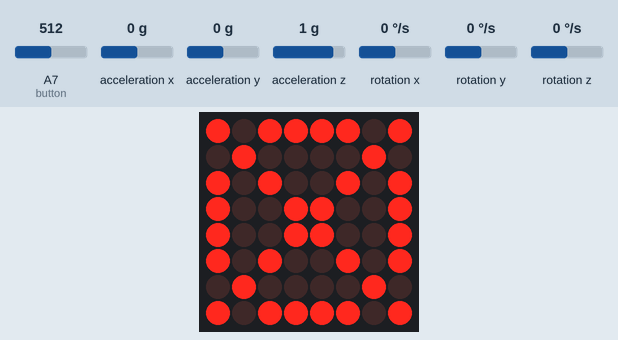
Recording of a sketch running on a simulated Arduino Nano, built with avr-gcc and run on an emulated ATmega328P. Shown: 8×8 LED matrix. Wiring (inferred from the names in the program): LED matrix (orientation assumed): rows pin 9, pin 7, pin 2, pin 8, pin 12, pin 3, A2, A1; columns pin 6, A3, pin 13, pin 11, A0, pin 10, pin 5, pin 4. Inputs (shaded band) come from the test bench; at power-on: rotation z 0 °/s, acceleration x 0 g, acceleration y 0 g, acceleration z 1 g, A7 (button) = 512, rotation x 0 °/s, rotation y 0 °/s. The sensor or clock chip raises its interrupt line as the real part does; random numbers use the default seed unless the sketch sets one.

Above: at 1.7 s.
1.8 s: rotation z set to -192 °/s
At 3.26 s:
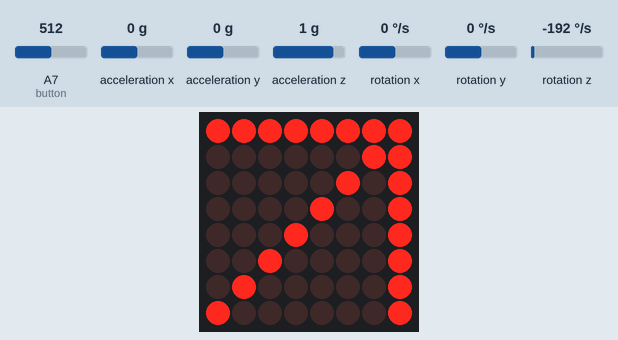
4.8 s: acceleration x set to -1.4 g
At 6.5 s:
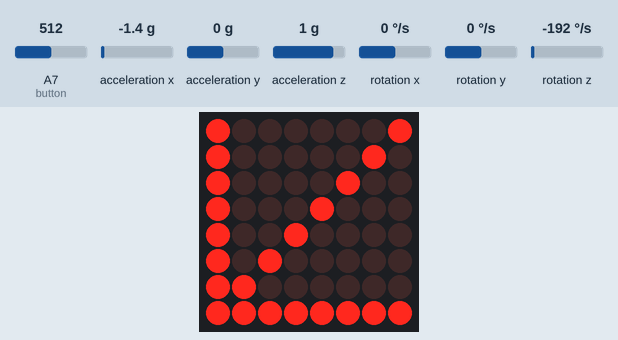
7.8 s: acceleration y set to -1.4 g
At 8.6 s:
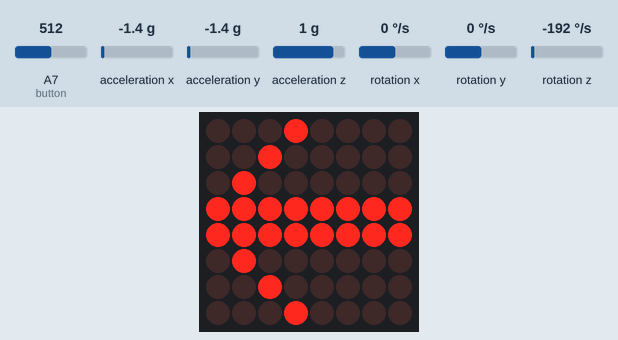
10.3 s: acceleration z set to -0.1 g
13.3 s: acceleration y set to 0 g
At 14.1 s:
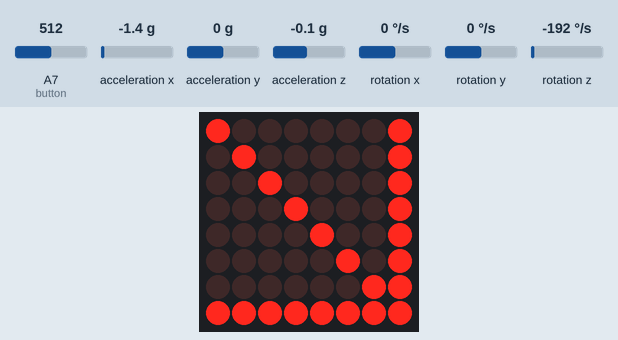
16.3 s: rotation z set to 192 °/s
Timing chart, 0 to 19.3 s (numbered marks = the images above; inputs shaded):
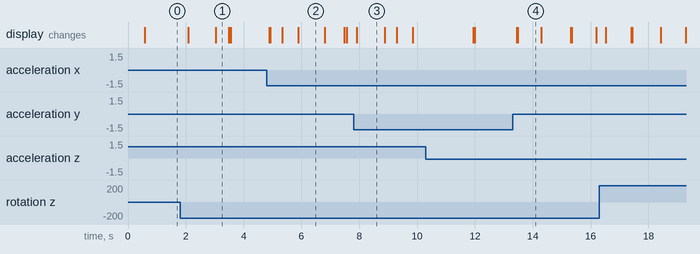

Measured:
- what the display in image 1 shows lasts 0.5 s, from 3.0 s to 3.5 s
- what the display in image 2 shows lasts 0.9 s, from 5.9 s to 6.8 s
- what the display in image 3 shows lasts 1.0 s, from 7.9 s to 8.9 s
- what the display in image 4 shows lasts 0.8 s, from 13.5 s to 14.3 s

The sketch:

GhostHunterGame.ino
```cpp
#include "I2Cdev.h"
#include "MPU6050_6Axis_MotionApps20.h"
#include "Wire.h"

// LED and button tracking variables
const int col[8]              = {6, A3, 13, 11, A0, 10, 5, 4};
const int row[8]              = {9, 7, 2, 8, 12, 3, A2, A1};
int button                    = A7;
uint8_t bitmap[8]             = {0,0,0,0,0,0,0,0};

/*
------------------------------------
BITMAP DEFINITIONS
------------------------------------
*/

/* Yes, this is long and stupid. The alternative is putting each
of these into hex (not doing that because I want it to be clear
what each of these bitmaps is actually drawing) or turning each
of these into their own functions, which takes even more lines.
Normally I'd put this into another file to not clog my main one,
but I want to make this a single code file for ease of use. */
// Byte array with major graphic screens
uint8_t graphicOptions[13][8] = {{0b01111110, // 0 Target hit
                                  0b11100111,
                                  0b11000011,
                                  0b11000011,
                                  0b11000011,
                                  0b11000011,
                                  0b11100111,
                                  0b01111110},
                                 {0b11111111, // 1 Upper right
                                  0b00000011,
                                  0b00000101,
                                  0b00001001,
                                  0b00010001,
                                  0b00100001,
                                  0b01000001,
                                  0b10000001},
                                 {0b11111111, // 2 Upper left
                                  0b11000000,
                                  0b10100000,
                                  0b10010000,
                                  0b10001000,
                                  0b10000100,
                                  0b10000010,
                                  0b10000001},
                                 {0b10000001, // 3 Lower right
                                  0b01000001,
                                  0b00100001,
                                  0b00010001,
                                  0b00001001,
                                  0b00000101,
                                  0b00000011,
                                  0b11111111},
                                 {0b10000001, // 4 Lower left
                                  0b10000010,
                                  0b10000100,
                                  0b10001000,
                                  0b10010000,
                                  0b10100000,
                                  0b11000000,
                                  0b11111111},
                                 {0b00011000, // 5 Up
                                  0b00111100,
                                  0b01011010,
                                  0b10011001,
                                  0b00011000,
                                  0b00011000,
                                  0b00011000,
                                  0b00011000},
                                 {0b00011000, // 6 Down
                                  0b00011000,
                                  0b00011000,
                                  0b00011000,
                                  0b10011001,
                                  0b01011010,
                                  0b00111100,
                                  0b00011000},
                                 {0b00001000, // 7 Right
                                  0b00000100,
                                  0b00000010,
                                  0b11111111,
                                  0b11111111,
                                  0b00000010,
                                  0b00000100,
                                  0b00001000},
                                 {0b00010000, // 8 Left
                                  0b00100000,
                                  0b01000000,
                                  0b11111111,
                                  0b11111111,
                                  0b01000000,
                                  0b00100000,
                                  0b00010000},
                                 {0b00011000, // 9 Target hover
                                  0b00011000,
                                  0b00011000,
                                  0b11111111,
                                  0b11111111,
                                  0b00011000,
                                  0b00011000,
                                  0b00011000},
                                 {0b00000000, // 10 Blank
                                  0b00000000,
                                  0b00000000,
                                  0b00000000,
                                  0b00000000,
                                  0b00000000,
                                  0b00000000,
                                  0b00000000},
                                 {0b10111101, // 10 Target
                                  0b01000010,
                                  0b10100101,
                                  0b10011001,
                                  0b10011001,
                                  0b10100101,
                                  0b01000010,
                                  0b10111101},
                                 {0b00000000, // 12 Smiley face
                                  0b00100100,
                                  0b00100100,
                                  0b00000000,
                                  0b01000010,
                                  0b01100110,
                                  0b00111100,
                                  0b00000000}};

// Using hex here because number bitmaps aren't rocket science
uint8_t numbers[10][8]        = { {0x6,0x9,0x9,0x9,0x9,0x9,0x9,0x6},  // 0
                                  {0x2,0x6,0x2,0x2,0x2,0x2,0x2,0x2},  // 1
                                  {0x6,0x9,0x9,0x1,0x2,0x4,0x8,0xF},  // 2
                                  {0x6,0x9,0x1,0x6,0x1,0x1,0x9,0x6},  // 3
                                  {0x9,0x9,0x9,0xF,0x1,0x1,0x1,0x1},  // 4
                                  {0xF,0x8,0x8,0xE,0x1,0x1,0x9,0x6},  // 5
                                  {0x6,0x9,0x8,0xE,0x9,0x9,0x9,0x6},  // 6
                                  {0xF,0x9,0x1,0x1,0x1,0x1,0x1,0x1},  // 7
                                  {0x6,0x9,0x9,0x6,0x9,0x9,0x9,0x6},  // 8
                                  {0x6,0x9,0x9,0x7,0x1,0x1,0x1,0x1}}; // 9

// Time-keeping variables
unsigned long gameStartTime;            // Time since we started current round of the game
unsigned long lastUpdateTime;           // Time since last major input update
unsigned long targetHitTime;            // Time we last hit a target - used for tracking hit graphic uptime
unsigned long gameDuration    = 60000;  // One-minute game duration
int ledInterval               = 1000;   // One-second initial blink interval

// Scoring and target tracking variables
bool targetHit;                         // Tracks if the target hit graphic is up
bool scoreDisplayed           = false;  // Tracks if the score display is currently up
int score                     = 0;      // Self-explanatory
int gameStatus                = 0;      // 0 getting ready to start, 1 playing game, 2 showing score

//max and min values that I'd WANT to use: 160, -160
#define YAW_MAX 149
#define YAW_MIN -150
float ghostYaw;
//max and min: 0, -65
#define PITCH_MAX 0
#define PITCH_MIN -65
float ghostPitch;

/*
------------------------------------
GYRO SETUP
------------------------------------
*/

MPU6050 mpu; // gyro

#define INTERRUPT_PIN 2

// MPU control/status vars
bool dmpReady = false;  // set true if DMP init was successful
uint8_t mpuIntStatus;   // holds actual interrupt status byte from MPU
uint8_t devStatus;      // return status after each device operation (0 = success, !0 = error)
uint16_t packetSize;    // expected DMP packet size (default is 42 bytes)
uint16_t fifoCount;     // count of all bytes currently in FIFO
uint8_t fifoBuffer[64]; // FIFO storage buffer

// orientation/motion vars
Quaternion q;           // [w, x, y, z]         quaternion container
VectorFloat gravity;    // [x, y, z]            gravity vector
float ypr[3];           // [yaw, pitch, roll]   yaw/pitch/roll container and gravity vector
volatile bool mpuInterrupt = false;     // says whether MPU interrupt pin has gone high

// This is only a function so it can be passed into another function
void dmpDataReady() {
  mpuInterrupt = true;
}

// Handle all of the gyro setup
void setupGyro(){
  // join I2C
  Wire.begin();
  Wire.setClock(400000);

  mpu.initialize();
  pinMode(INTERRUPT_PIN, INPUT);

  // verify connection
  Serial.println(mpu.testConnection() ? F("MPU6050 connection successful") : F("MPU6050 connection failed"));
  devStatus = mpu.dmpInitialize();

  mpu.setXGyroOffset(68);
  mpu.setYGyroOffset(-36);
  mpu.setZGyroOffset(0);
  mpu.setZAccelOffset(2925);

  // make sure it worked (returns 0 if so)
  if (devStatus == 0) {
    mpu.CalibrateAccel(6);
    mpu.CalibrateGyro(6);
    mpu.PrintActiveOffsets();
    // turn on the DMP now that it's ready
    mpu.setDMPEnabled(true);

    // enable Arduino interrupt detection
    Serial.print(F("Enabling interrupt detection (Arduino external interrupt "));
    Serial.print(digitalPinToInterrupt(INTERRUPT_PIN));
    Serial.println(F(")..."));
    attachInterrupt(digitalPinToInterrupt(INTERRUPT_PIN), dmpDataReady, RISING);
    mpuIntStatus = mpu.getIntStatus();

    // make sure main loop() function knows it's okay to use this
    dmpReady = true;

    // get expected DMP packet size for later comparison
    packetSize = mpu.dmpGetFIFOPacketSize();
  }
  else {
    // 1: initial memory load failed, 2: DMP configuration updates failed
    // (if it's going to break, usually the code will be 1)
    Serial.print(F("DMP Initialization failed (code "));
    Serial.print(devStatus);
    Serial.println(F(")"));
  }
}

void setup() {
  setupGyro();

  /*
  ----------------------------------
  LED board setup
  ----------------------------------
  */
  Serial.begin(9600);
  for (int i = 0; i < 8; i++){
    pinMode(col[i], OUTPUT);
    pinMode(row[i], OUTPUT);

    digitalWrite(col[i], LOW);
  }

  // Do time initializations
  lastUpdateTime  = 0;
  targetHitTime   = -2000;

  // Spawn in our ghost target
  ghostYaw = (float) random(YAW_MIN, YAW_MAX);
  ghostPitch = (float) random(PITCH_MIN, PITCH_MAX);

  memcpy(bitmap, graphicOptions[11], sizeof bitmap); // Draw target
}

// Handles screen refresh off of the current bitmap values
void refreshScreen(){
  for (int currRow = 0; currRow < 8; currRow++){
    for (int currCol = 0; currCol < 8; currCol++){
      // bitshift to get the correct column's bit
      uint8_t bit = bitmap[currRow] & (1 << (7-currCol));
      digitalWrite(col[currCol], bit);
    }

    // Blink the current row
    digitalWrite(row[currRow], LOW);
    delay(1);
    digitalWrite(row[currRow], HIGH);
  }
}

// Draw the current score to the bitmap
void drawScore(){
  memcpy(bitmap, graphicOptions[10], sizeof bitmap);  // Blank out the screen

  if (score > 9){
    for (int row = 0; row < 8; row++){
      int tens = floor(score / 10);
      bitmap[row] |= (numbers[tens][row] << 4);
    }
    for (int row = 0; row < 8; row++){
      bitmap[row] |= (numbers[score % 10][row]);
    }
  }
  // draw it in the middle if we've only got one digit
  else{
    for (int row = 0; row < 8; row++){
      bitmap[row] |= (numbers[score][row] << 2);
    }
  }
  scoreDisplayed = true;
}

// Check if the current gyro coords pull is from within the thresholds of a hit
bool isInRange(float currYaw, float currPitch){
  int range = 8;
  int yawDistance;    // 0: on target, -1/1: within range in either direction, -2/2: out of range
  int pitchDistance;  // 0: on target, -1/1: within range in either direction, -2/2: out of range

  // Set our tracker distance variables for yaw and pitch
  float yawDiff = ghostYaw - currYaw;
  if (yawDiff <= range && yawDiff >= 0)               yawDistance = -1;
  else if (yawDiff >= (0-range) && yawDiff <= 0)      yawDistance = 1;
  else if (yawDiff < range)                           yawDistance = -2;
  else                                                yawDistance = 2;

  float pitchDiff = ghostPitch - currPitch;
  if (pitchDiff <= range && pitchDiff >= 0)           pitchDistance = -1;
  else if (pitchDiff >= (0-range) && pitchDiff <= 0)  pitchDistance = 1;
  else if (pitchDiff < range)                         pitchDistance = -2;
  else                                                pitchDistance = 2;

  // If we've looked at the target, draw the target register graphic
  if ((yawDistance == -1 || yawDistance == 1) && (pitchDistance == -1 || pitchDistance == 1)){
    memcpy(bitmap, graphicOptions[9], sizeof bitmap);
    return true;
  }
  else {  // Otherwise update the arrows to what they need to be
    int bitmapChoice = 0;
    if (yawDistance == -2 && pitchDistance == -2)     bitmapChoice = 2; // We're lower right, turn upper left
    else if (yawDistance == -2 && pitchDistance == 2) bitmapChoice = 4; // We're upper right, turn lower left
    else if (yawDistance == 2 && pitchDistance == -2) bitmapChoice = 1; // We're lower left, turn upper right
    else if (yawDistance == 2 && pitchDistance == 2)  bitmapChoice = 3; // We're upper left, turn lower right
    else if (yawDistance == -2)   bitmapChoice = 8; // We're directly right, turn left
    else if (yawDistance == 2)    bitmapChoice = 7; // We're directly left, turn right
    else if (pitchDistance == -2) bitmapChoice = 5; // We're directly below, look up
    else if (pitchDistance == 2)  bitmapChoice = 6; // We're directly above, look down

    memcpy(bitmap, graphicOptions[bitmapChoice], sizeof bitmap);
    return false;
  }
}

// Handle trigger pulls
void buttonHandler(bool onTarget){
  if (onTarget){
    memcpy(bitmap, graphicOptions[0], sizeof bitmap);
    targetHit = true;
    targetHitTime = millis();
    score++;
  }
  lastUpdateTime = millis();
}

// Handle one loop's worth of base game logic
void updateGame(){
  // If we hit a target and it's been a second since graphic was shown, generate new ghost
  if (targetHit && (millis() - targetHitTime > 500)){
    targetHit = false;
    ghostYaw = (float) random(YAW_MIN, YAW_MAX);
    ghostPitch = (float) random(PITCH_MIN, PITCH_MAX);
  }

  // read a packet from FIFO
  if (!targetHit && mpu.dmpGetCurrentFIFOPacket(fifoBuffer)) { // Get latest packet
    mpu.dmpGetQuaternion(&q, fifoBuffer);
    mpu.dmpGetGravity(&gravity, &q);
    mpu.dmpGetYawPitchRoll(ypr, &q, &gravity);
    // If we're not still showing the graphic for a hit target, check if we're looking at target
    bool onTarget = isInRange(ypr[0] * 180/M_PI, ypr[1] * 180/M_PI);

    // If the user's pressing the button, check for hit
    if (analogRead(button) > 500 && (millis() - lastUpdateTime >= 50)){
      buttonHandler(onTarget);
    }
  }
}

void loop() {
  // if programming failed, don't try to do anything
  if (!dmpReady) return;

  // Handle main game loop
  switch (gameStatus){
    case 0: // Game hasn't started, watch for start button press
      if (analogRead(button) > 500 && millis() - lastUpdateTime > 2000){
        gameStartTime = millis();
        gameStatus = 1;
      }
      break;
    case 1: // Game is active, check for time complete or else handle game logic
      if (millis() - gameStartTime >= gameDuration){
        gameStatus = 2;
      }
      else{
        updateGame();
      }
      break;
    case 2: // Game over, show score and watch for reset button after short delay
      if (!scoreDisplayed){
        drawScore();
        lastUpdateTime = millis();
        delay(10);
      }
      else if (scoreDisplayed && analogRead(button) > 500 && millis() - lastUpdateTime > 2000){
        memcpy(bitmap, graphicOptions[11], sizeof bitmap); // Draw target
        gameStatus = 0;
        lastUpdateTime = millis();
        scoreDisplayed = false;
      }
      break;
  }

  refreshScreen();
}
```
